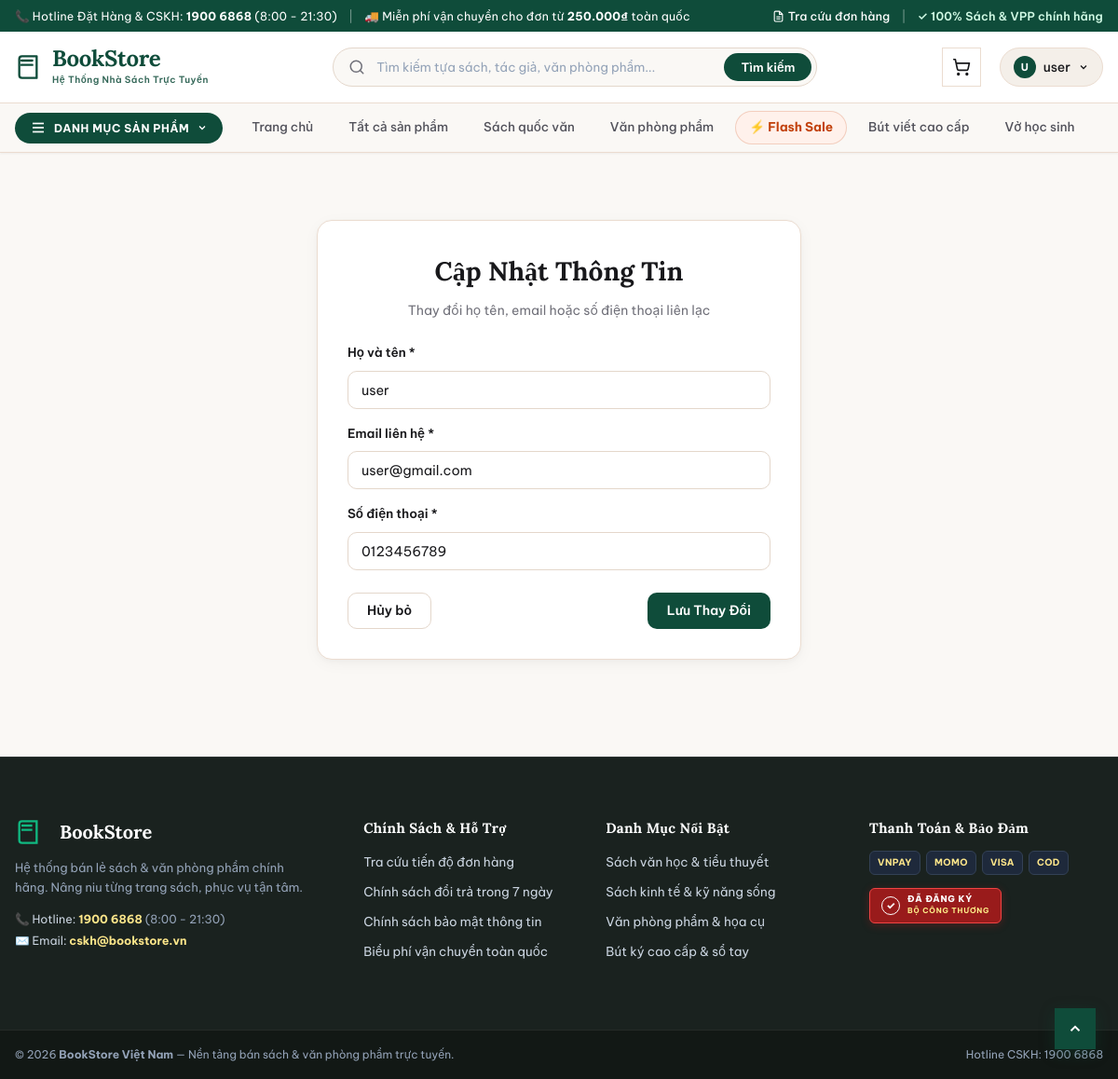
The page /WEB/bookstore/index.php?controller=user&action=edit (signed in) on the database its author committed.
### tables this page shows
CREATE TABLE `nguoidung` (
  `MaND` int(11) NOT NULL,
  `TenDangNhap` varchar(20) NOT NULL,
  `MatKhau` varchar(255) NOT NULL,
  `HoTen` varchar(50) NOT NULL,
  `Email` varchar(100) NOT NULL,
  `SoDienThoai` varchar(10) NOT NULL,
  `Quyen` tinyint(4) NOT NULL DEFAULT 1,
  `NgayTao` datetime NOT NULL DEFAULT current_timestamp()
);

### WEB/bookstore/controllers/UserController.php (called while the page is built, shortened)
<?php
require_once __DIR__ . '/../models/User.php';
class UserController extends Controller
{
    public function edit()
    {
        $userModel = new User();
        $userId = (int)$_SESSION['user']['id'];
        $user = $userModel->findById($userId);
        $this->view('user/edit', [
            'title' => 'Cập nhật thông tin',
            'user' => $user
        ]);
    }
}

### WEB/bookstore/core/Router.php (called while the page is built, shortened)
<?php
class Router
{
    private string $defaultAction = 'index';
    public function dispatch(): void
    {
        $action = $_GET['action'] ?? $this->defaultAction;
        $controllerObject = new $controllerName();
        call_user_func([$controllerObject, $action]);
    }
}

### WEB/bookstore/index.php (called while the page is built, shortened)
<?php
require_once __DIR__ . '/config/database.php';
require_once __DIR__ . '/core/Model.php';
require_once __DIR__ . '/core/Router.php';
$router = new Router();
$router->dispatch();

### WEB/bookstore/core/Model.php (called while the page is built, shortened)
<?php
require_once __DIR__ . '/../config/database.php';
class Model
{
    public function __construct()
    {
        $database = new Database();
        $this->db = $database->connect();
    }
}

### WEB/bookstore/config/database.php (called while the page is built, shortened)
<?php
class Database
{
    private string $host = 'localhost';
    private string $port = '3307';
    private string $dbname = 'bookstore';
    private string $username = 'root';
    private string $password = '';
    private string $charset = 'utf8mb4';
    private ?PDO $conn = null;
    public function connect(): PDO
    {
        $dsn = "mysql:host={$this->host};port={$this->port};dbname={$this->dbname};charset={$this->charset}";
        try {
            $this->conn = new PDO($dsn, $this->username, $this->password, [
                PDO::ATTR_ERRMODE            => PDO::ERRMODE_EXCEPTION,
                PDO::ATTR_DEFAULT_FETCH_MODE => PDO::FETCH_ASSOC,
                PDO::ATTR_EMULATE_PREPARES   => false,
            ]);
        } catch (PDOException $e) {
            die('Lỗi kết nối cơ sở dữ liệu: ' . $e->getMessage());
        }
        return $this->conn;
    }
}

### WEB/bookstore/models/User.php (called while the page is built, shortened)
<?php
require_once __DIR__ . '/../core/Model.php';
class User extends Model
{
    public function findById(int $id)
    {
        $sql = "SELECT * FROM nguoidung WHERE MaND = ?";
        $stmt = $this->db->prepare($sql);
        $stmt->execute([$id]);
        return $stmt->fetch();
    }
}

### WEB/bookstore/views/user/edit.php (the view, shortened to what this page needs)
<?php require_once __DIR__ . '/../layouts/header.php'; ?>
<div class="auth-wrapper" style="max-width: 520px;">
    <div class="auth-header">
        <h1 class="auth-title">Cập Nhật Thông Tin</h1>
        <p style="font-size: 14px; color: var(--color-ink-muted);">
            Thay đổi họ tên, email hoặc số điện thoại liên lạc
        </p>
    </div>
    <form method="POST" action="index.php?controller=user&action=edit">
        <div class="form-group">
            <label class="form-label">Họ và tên *</label>
            <input
                class="form-control"
                type="text"
                name="fullname"
                value="<?= htmlspecialchars($user['HoTen'] ?? '') ?>"
                required
            >
        </div>
        <div class="form-group">
            <label class="form-label">Email liên hệ *</label>
            <input
                class="form-control"
                type="email"
                name="email"
                value="<?= htmlspecialchars($user['Email'] ?? '') ?>"
                required
            >
        </div>
        <div class="form-group">
            <label class="form-label">Số điện thoại *</label>
            <input
                class="form-control"
                type="text"
                name="phone"
                value="<?= htmlspecialchars($user['SoDienThoai'] ?? '') ?>"
                required
            >
        </div>
        <div style="display:flex; justify-content:space-between; align-items:center; gap:12px; margin-top: var(--space-6);">
            <a class="btn btn-outline" href="index.php?controller=user&action=profile">
                Hủy bỏ
            </a>
            <button class="btn btn-primary" type="submit">
                Lưu Thay Đổi
            </button>
        </div>
    </form>
</div>
<?php require_once __DIR__ . '/../layouts/footer.php'; ?>

### WEB/bookstore/public/css/style.css (style rules this page uses)
:root { --color-bg-canvas: #faf8f5; --color-bg-surface: #ffffff; --color-bg-subtle: #f4efe9; --color-bg-muted: #ece5dc; --color-bg-contrast: #18181b; --color-ink-primary: #18181b; --color-ink-secondary: #52525b; --color-ink-muted: #71717a; --color-ink-faint: #a1a1aa; --color-ink-inverted: #ffffff; --color-brand-primary: #0f4c3a; --color-brand-hover: #09372a; --color-brand-subtle: #e6f3ee; --color-brand-light: #2d705c; --color-accent-terracotta: #c2410c; --color-accent-hover: #9a3412; --color-accent-subtle: #fff1eb; --color-border-subtle: #ebdcd0; --color-border-default: #e4d7cb; --color-border-strong: #c9b9aa; --color-border-focus: #0f4c3a; --color-success: #15803d; --color-success-bg: #f0fdf4; --color-success-border: #bbf7d0; --color-warning: #b45309; --color-warning-bg: #fffbeb; --color-warning-border: #fde68a; --color-danger: #b91c1c; --color-danger-bg: #fef2f2; --color-danger-border: #fecaca; --color-info: #0369a1; --color-info-bg: #f0f9ff; --color-info-border: #bae6fd; --font-display: "Lora", "Merriweather", Georgia, serif; --font-body: "Be Vietnam Pro", -apple-system, BlinkMacSystemFont, "Segoe UI", Roboto, sans-serif; --shadow-sm: 0 1px 3px rgba(24, 24, 27, 0.04), 0 1px 2px rgba(24, 24, 27, 0.02); --shadow-card: 0 4px 18px -2px rgba(24, 24, 27, 0.05), 0 2px 6px -1px rgba(24, 24, 27, 0.03); --shadow-hover: 0 12px 28px -4px rgba(24, 24, 27, 0.09), 0 4px 10px -2px rgba(24, 24, 27, 0.04); --shadow-dropdown: 0 16px 36px -4px rgba(24, 24, 27, 0.12), 0 6px 12px -2px rgba(24, 24, 27, 0.06); --radius-xs: 4px; --radius-sm: 6px; --radius-md: 10px; --radius-lg: 16px; --radius-pill: 9999px; --space-1: 4px; --space-2: 8px; --space-3: 12px; --space-4: 16px; --space-5: 20px; --space-6: 24px; --space-8: 32px; --space-10: 40px; --space-12: 48px; --space-16: 64px; --transition-fast: color 0.15s ease, background-color 0.15s ease, border-color 0.15s ease, box-shadow 0.15s ease, transform 0.15s ease; --transition-base: color 0.2s ease, background-color 0.2s ease, border-color 0.2s ease, box-shadow 0.2s ease, transform 0.2s ease; }
*, *::before, *::after { box-sizing: border-box; margin: 0; padding: 0; }
html, body { overflow-x: clip; min-height: 100%; }
body { font-family: var(--font-body); font-size: 15px; line-height: 1.6; color: var(--color-ink-primary); background-color: var(--color-bg-canvas); display: flex; flex-direction: column; -webkit-font-smoothing: antialiased; -moz-osx-font-smoothing: grayscale; }
a { color: inherit; text-decoration: none; transition: var(--transition-fast); }
button, input, select, textarea { font-family: inherit; font-size: inherit; color: inherit; }
.btn { display: inline-flex; align-items: center; justify-content: center; gap: var(--space-2); font-weight: 600; font-size: 14px; padding: 10px 20px; border-radius: var(--radius-md); cursor: pointer; border: 1px solid transparent; transition: var(--transition-fast); line-height: 1.25; }
.btn-primary { background-color: var(--color-brand-primary); color: var(--color-ink-inverted); }
.btn-outline { background-color: var(--color-bg-surface); color: var(--color-ink-primary); border-color: var(--color-border-default); }
.form-group { margin-bottom: var(--space-4); }
.form-label { display: block; font-size: 13.5px; font-weight: 600; color: var(--color-ink-primary); margin-bottom: var(--space-2); }
.form-control { width: 100%; padding: 10px 14px; border: 1px solid var(--color-border-default); border-radius: var(--radius-md); background-color: var(--color-bg-surface); color: var(--color-ink-primary); font-size: 14.5px; transition: var(--transition-fast); }
.auth-wrapper { max-width: 440px; margin: var(--space-10) auto; background-color: var(--color-bg-surface); border: 1px solid var(--color-border-subtle); border-radius: var(--radius-lg); padding: var(--space-8); box-shadow: var(--shadow-card); }
.auth-header { text-align: center; margin-bottom: var(--space-6); }
.auth-title { font-family: var(--font-display); font-size: 28px; font-weight: 700; color: var(--color-ink-primary); margin-bottom: var(--space-2); }

### rows shown on the page
nguoidung: fullname "user", email "user@gmail.com", phone "0123456789"

### other values the page prints
mb_substr($_SESSION['user']['fullname'] ?? 'U', 0, 1, 'UTF-8') "U"
$_SESSION['user']['fullname'] "user"
